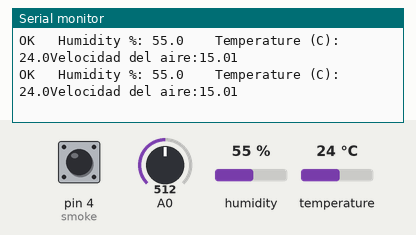
This sketch was run on a simulated Arduino Uno, built with avr-gcc and run on an emulated ATmega328P. Parts: the last lines printed to the serial monitor. The inputs (shaded band) are chosen by the test bench; at power-on: pin 4 (smoke) LOW, humidity 55 %, A0 = 512, temperature 24 °C.

Above: at 3.8 s.
3.9 s: pin 4 (smoke) pulled HIGH for 2.45 s
At 6.3 s:
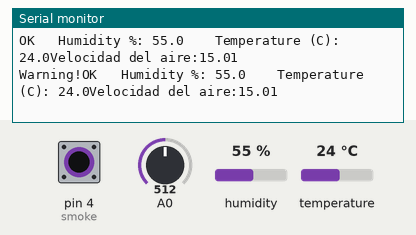
7.8 s: humidity set to 22 %
At 9.6 s:
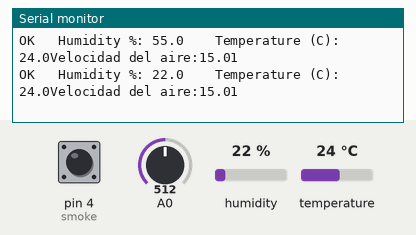
10.6 s: A0 set to 716
At 11.6 s:
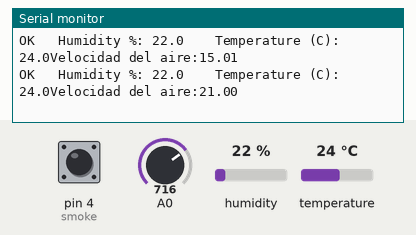
13.4 s: temperature set to 12 °C
At 15.7 s:
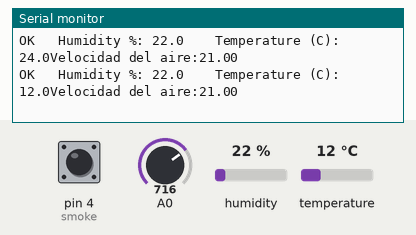
16.2 s: A0 set to 900
At 17.8 s:
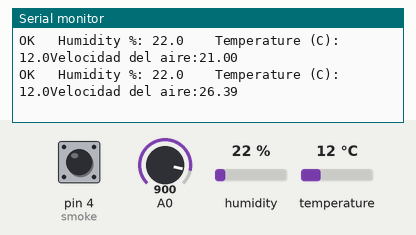
19.0 s: pin 4 (smoke) pulled HIGH for 2.45 s
At 19.8 s:
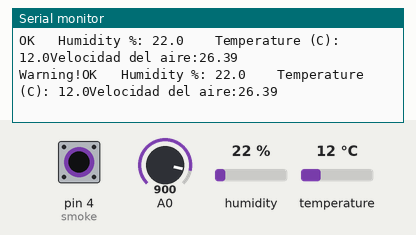
Timing chart, 0 to 22.0 s (numbered marks = the images above; inputs shaded):
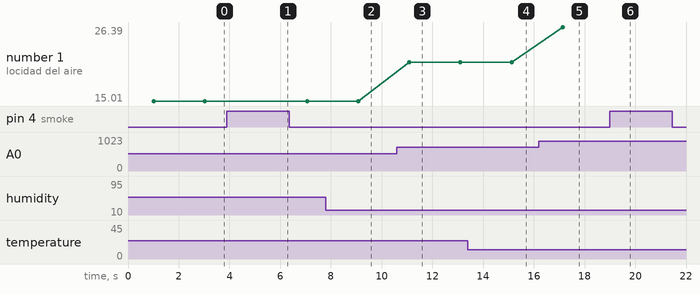

Measured:
- after the input at 3.9 s, the serial monitor: prints a new line after 1.1 s (image 1)
- after the input at 7.8 s, the serial monitor: prints a new line after 1.3 s (image 2)
- after the input at 10.6 s, the serial monitor: prints a new line after 0.49 s (image 3)
- after the input at 13.4 s, the serial monitor: prints a new line after 1.7 s (image 4)
- after the input at 16.2 s, the serial monitor: prints a new line after 0.94 s (image 5)
- after the input at 19.0 s, the serial monitor: prints a new line after 0.15 s (image 6)
- plotted number 1: 15.01 → 21 after the input at 10.6 s, 21 → 26.39 after the input at 16.2 s

The sketch:

prueba1.ino
```cpp
/* How to use the DHT-22 sensor with Arduino uno
   Temperature and humidity sensor
*/

//Libraries
#include <DHTesp.h>

//Constants
DHTesp dht;
int smoke=4;
int a;
float b;

//Variables
int chk;
void setup()
{
  pinMode (smoke, INPUT);
  dht.setup(5, DHTesp::DHT11);
  Serial.begin(9600);
}
void loop()
{
  delay(1000);
  a=analogRead(A0);
  b= a * (5.0/1023.0);
  float d=(6*b);
  int sval = digitalRead(smoke);
  float h = dht.getHumidity();
  float t = dht.getTemperature();
  if (sval == HIGH){
    Serial.print("Warning!");
    }
  Serial.print(dht.getStatusString());
  Serial.print(" \tHumidity %: ");
  Serial.print(h, 1);
  Serial.print("\t\tTemperature (C): ");
  Serial.print(t, 1);
  Serial.print("Velocidad del aire:");
  Serial.println(d);
  delay(1000);
}
```
